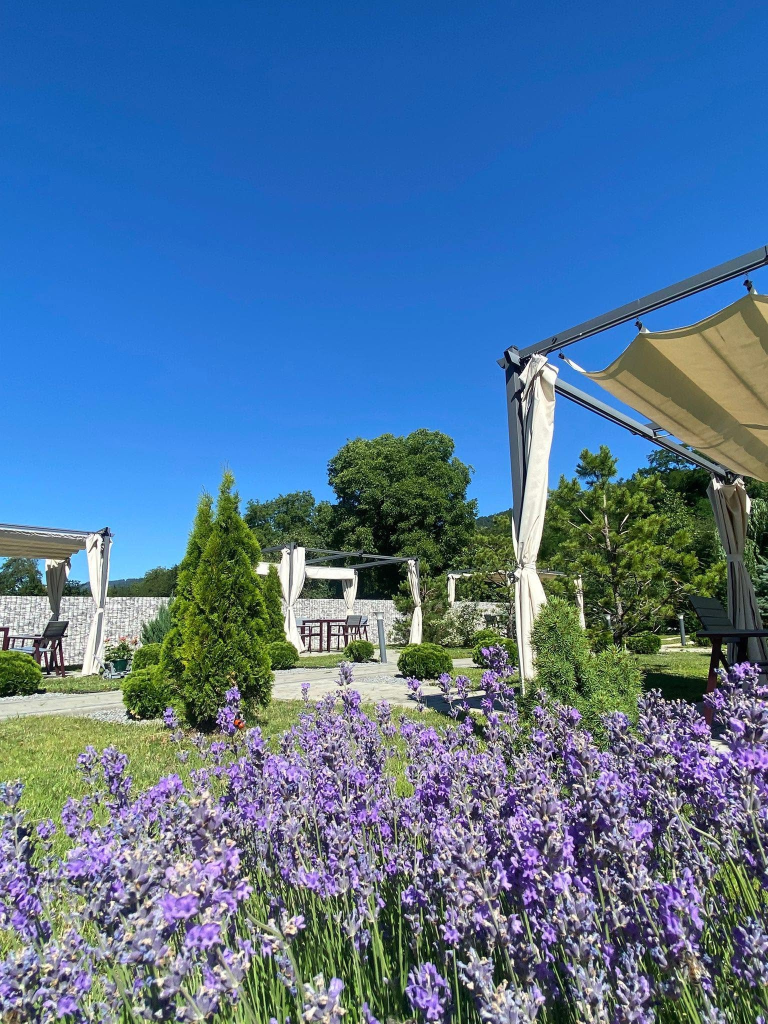
#> input picture assets/src/garden_3.jpg, 1536 x 2048 px, found by its file name (shown at 1/2 size)
$ python make-og.py
#> lines starting #> are read from the running program, lines starting #| are printed output that depends on the picture
import os
from PIL import Image

ROOT = r"C:\Users\alexe\Desktop\Lavanda"
src = Image.open(os.path.join(ROOT, "assets", "src", "garden_3.jpg")).convert("RGB")
#> src is the input picture: PIL image 1536x2048 RGB; mean R, G, B 81, 116.2, 151.4
w, h = src.size
#> w = 1536; h = 2048

# Crop to 1200x630 (1.904:1), keeping the lavender band that carries the brand.
target = 1200 / 630
crop_h = int(w / target)
#> crop_h = 806
top = int(h * 0.34)
#> top = 696
top = max(0, min(h - crop_h, top))
og = src.crop((0, top, w, top + crop_h)).resize((1200, 630), Image.LANCZOS)
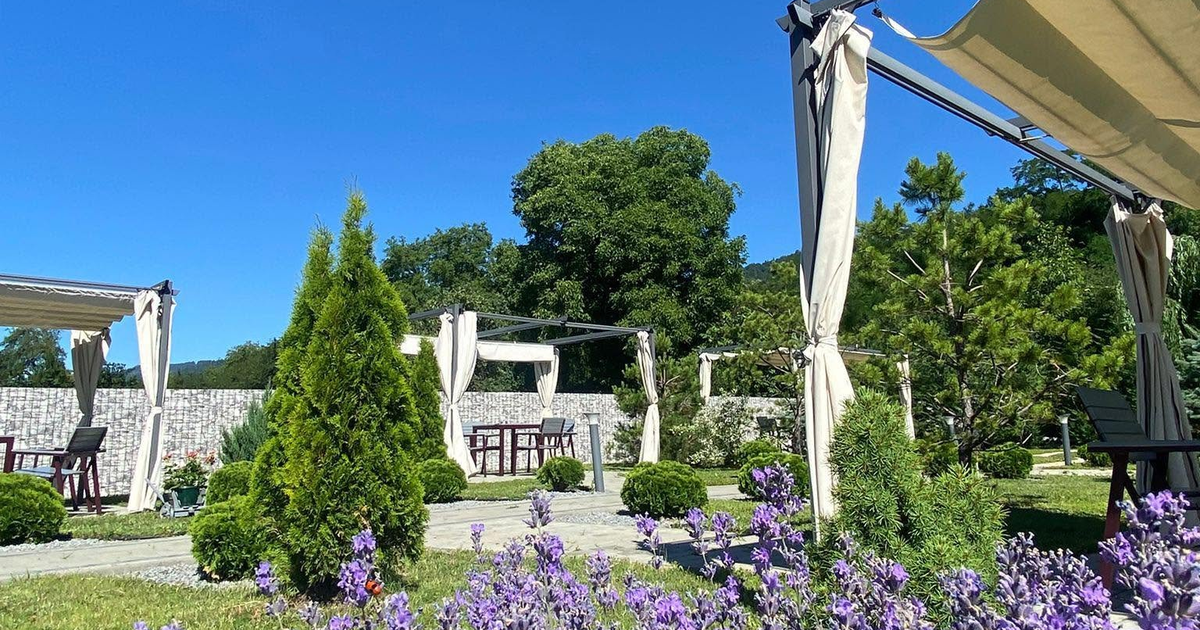
#> og: PIL image 1200x630 RGB; mean R, G, B 94.8, 124.2, 132.2
og.save(os.path.join(ROOT, "public", "og.jpg"), quality=86, optimize=True, progressive=True)
print("og.jpg", og.size, round(os.path.getsize(os.path.join(ROOT, "public", "og.jpg")) / 1024), "KB")
#| og.jpg (1200, 630) 252 KB

# Root favicon so /favicon.ico is not a 404 on the deployed origin.
import shutil
shutil.copyfile(os.path.join(ROOT, "public", "brand", "favicon.ico"),
                os.path.join(ROOT, "public", "favicon.ico"))
print("favicon.ico copied to public root")

$ run again, with assets/src/garden_2.jpg copied over assets/src/garden_3.jpg
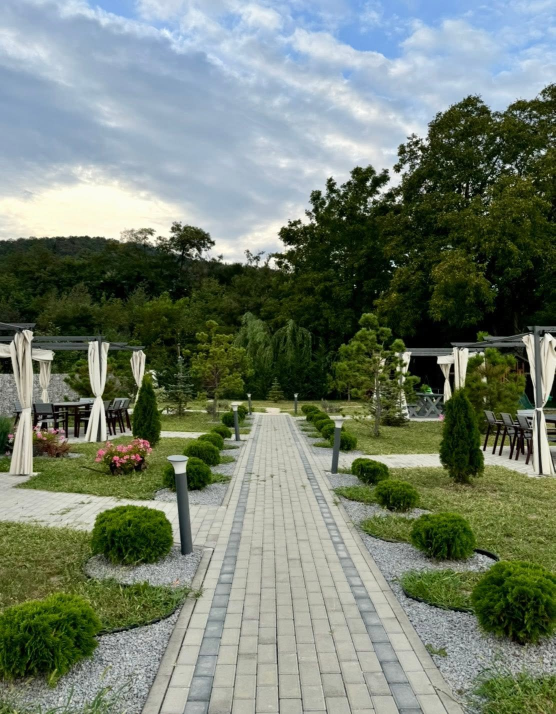
#> input picture assets/src/garden_2.jpg, 1111 x 1428 px, found by its file name (shown at 1/2 size)
#> src is the input picture: PIL image 1111x1428 RGB; mean R, G, B 115.1, 126.5, 111.6
#> `og = src.crop((0, top, w, top + crop_h)).resize((1200, 630), Image.LAN..`:
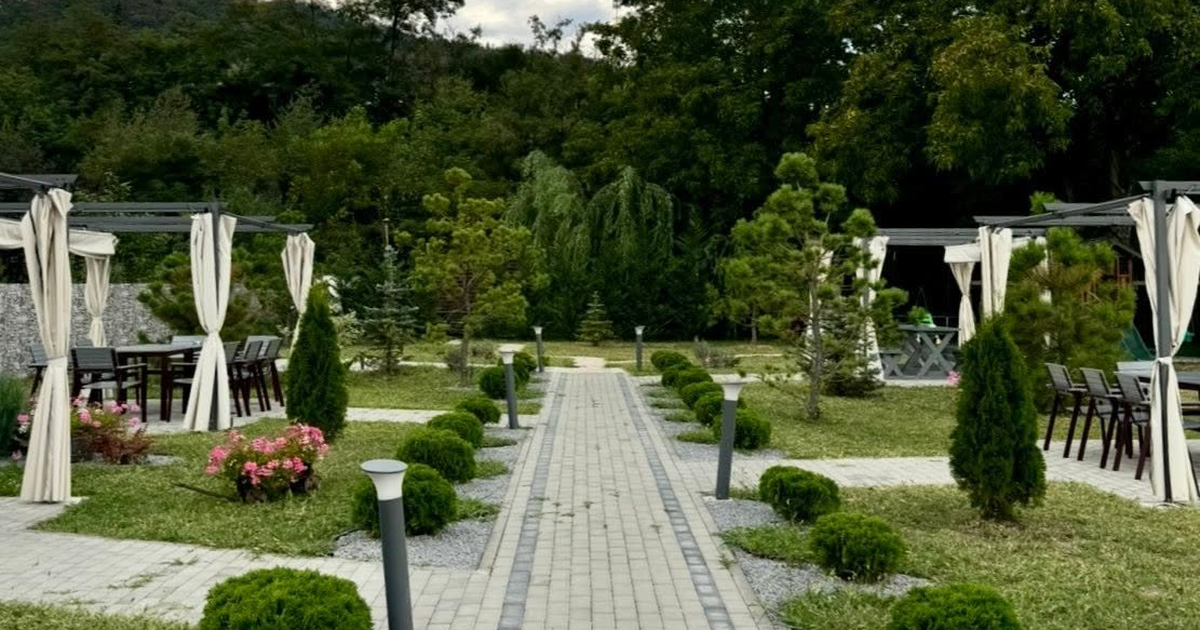
#> og: PIL image 1200x630 RGB; mean R, G, B 79.6, 87.8, 58.3
#| og.jpg (1200, 630) 179 KB

$ run again, with assets/src/bathroom.jpg copied over assets/src/garden_3.jpg
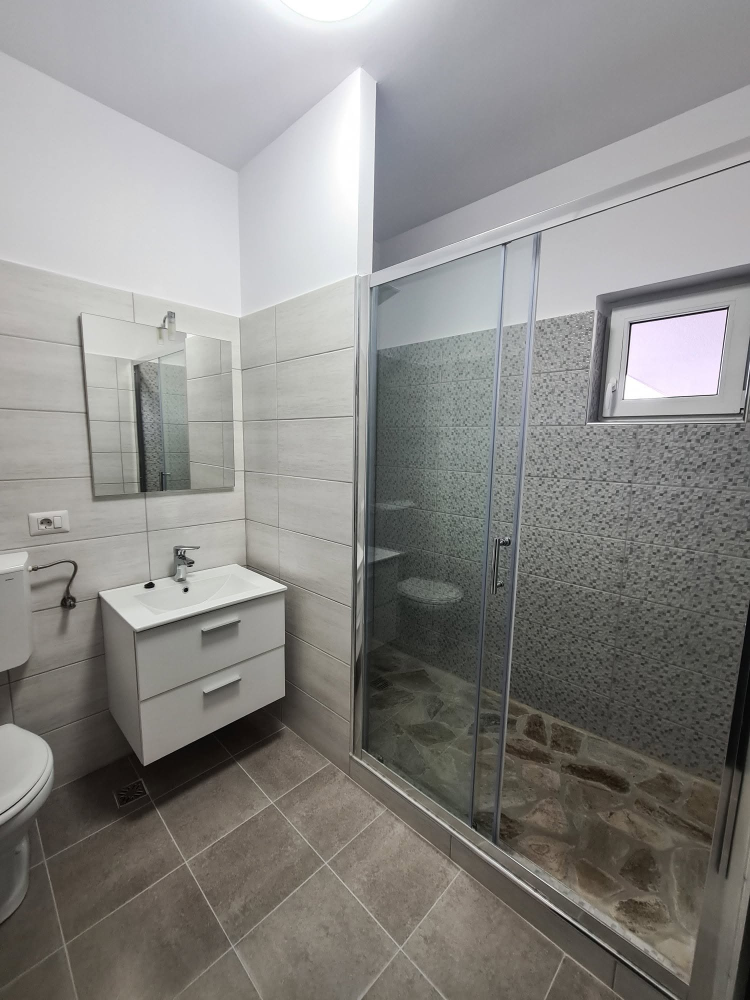
#> input picture assets/src/bathroom.jpg, 1500 x 2000 px, found by its file name (shown at 1/2 size)
#> src is the input picture: PIL image 1500x2000 RGB; mean R, G, B 138.2, 136.8, 134.2
#> `og = src.crop((0, top, w, top + crop_h)).resize((1200, 630), Image.LAN..`:
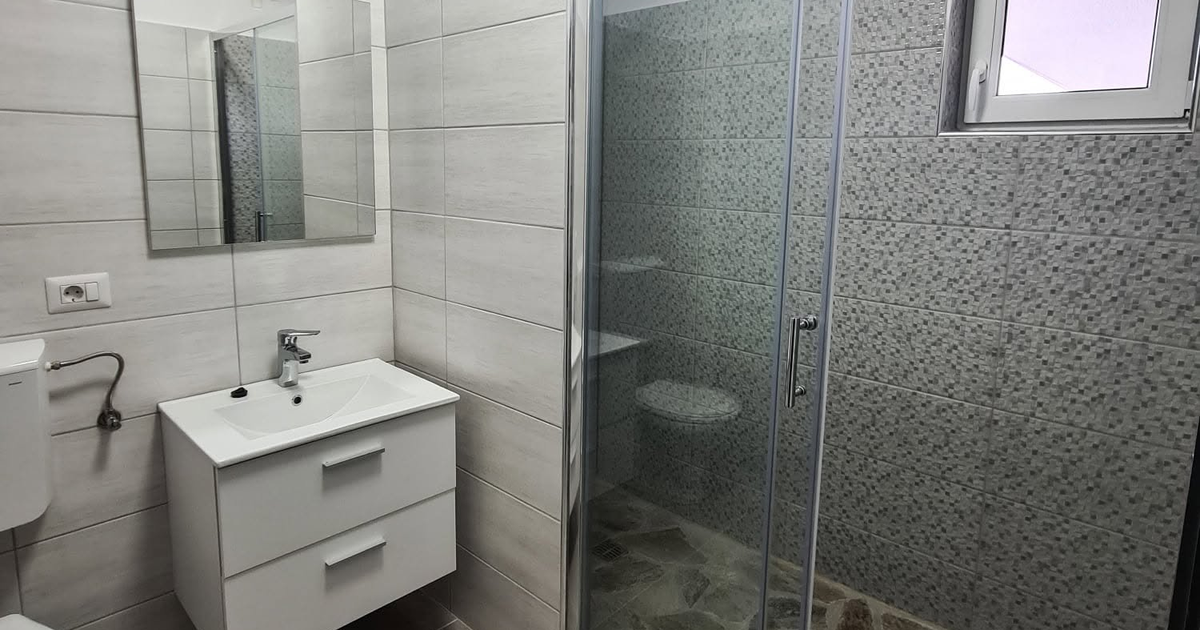
#> og: PIL image 1200x630 RGB; mean R, G, B 127.8, 128.4, 124.7
#| og.jpg (1200, 630) 139 KB

$ run again, with assets/src/desk_room.jpg copied over assets/src/garden_3.jpg
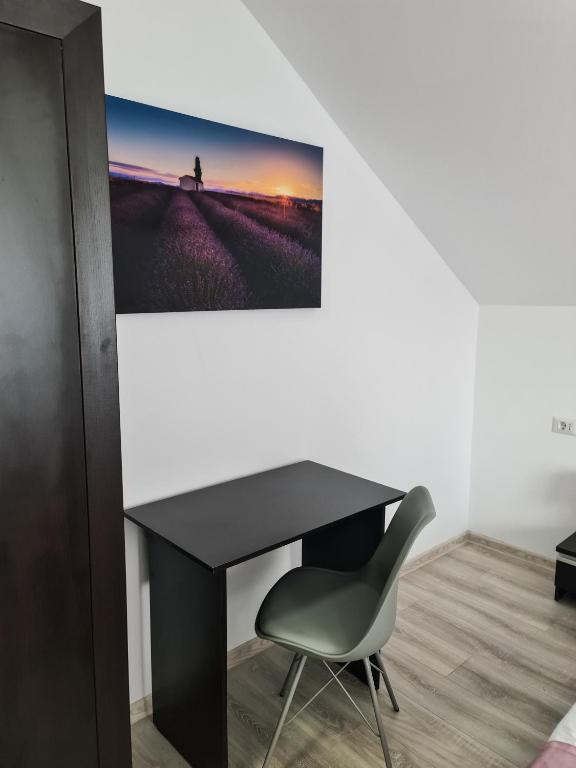
#> input picture assets/src/desk_room.jpg, 576 x 768 px, found by its file name
#> src is the input picture: PIL image 576x768 RGB; mean R, G, B 133.8, 131.8, 129
#> `og = src.crop((0, top, w, top + crop_h)).resize((1200, 630), Image.LAN..`:
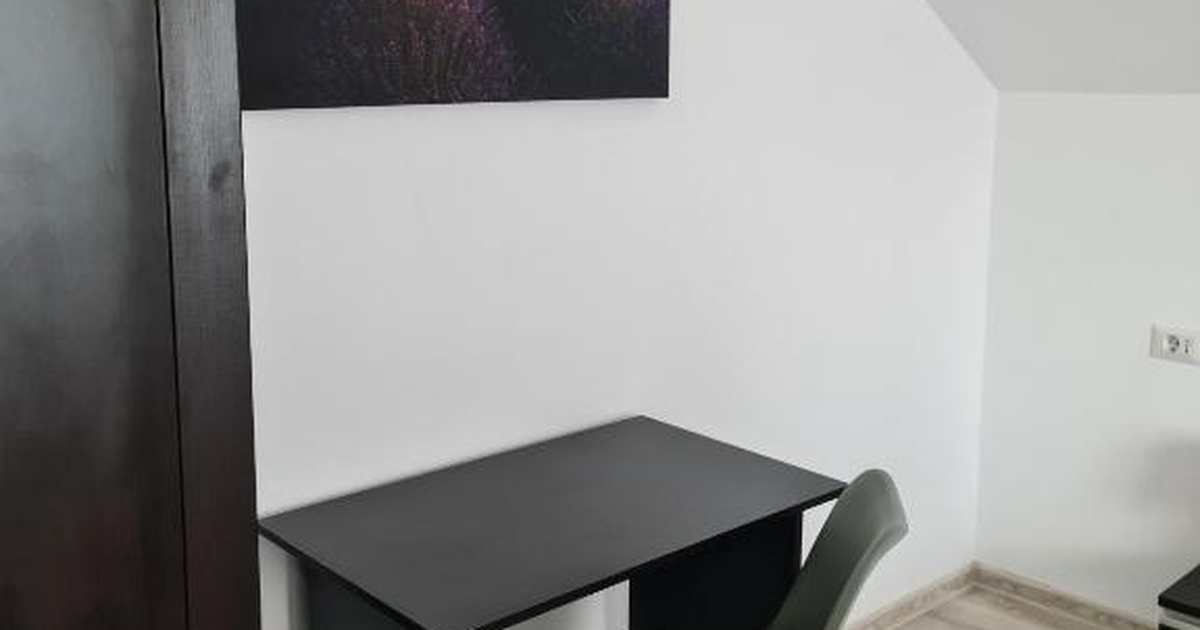
#> og: PIL image 1200x630 RGB; mean R, G, B 148.1, 148.1, 147.6
#| og.jpg (1200, 630) 39 KB
